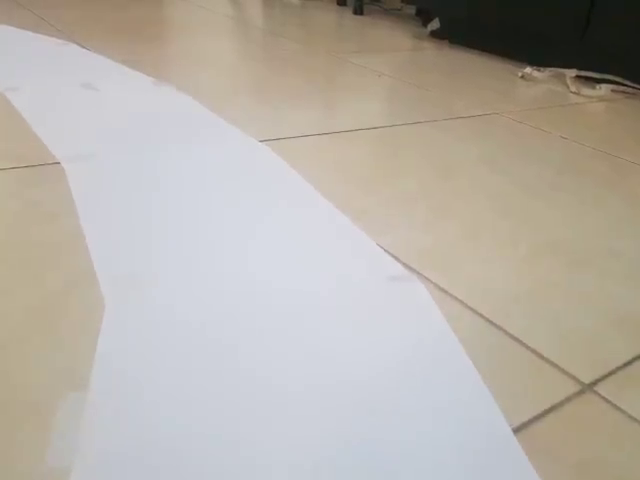
#> input picture frame 73 of Resources/Dataset.mp4, 640 x 480 px
$ python LaneDetector.py
#> lines starting #> are read from the running program, lines starting #| are printed output that depends on the picture; after the words box and inside, x2 and y2 are one past the last pixel; in counts of white or black regions, pixels touching at a corner belong together
### Utilis/ColorDetector.py
import cv2
import numpy as np


def DetectLaneColor(Frame):

    FrameHSV = cv2.cvtColor(Frame, cv2.COLOR_BGR2HSV)
    LowerWhite = np.array([0, 0, 125])
    UpperWhite = np.array([172, 111, 255])

    Mask = cv2.inRange(FrameHSV, LowerWhite, UpperWhite)

    return Mask

### Utilis/TrackBars.py
import cv2
import numpy as np

def Nothing(x):
    pass


def InitializeEditor(initialTrackbarValues, widthTarget = 480, heightTarget = 240):

    cv2.namedWindow("Editor")
    cv2.resizeWindow("Editor", 360, 240)

    cv2.createTrackbar("Width Top", "Editor", initialTrackbarValues[0], widthTarget//2, Nothing)
    cv2.createTrackbar("Height Top", "Editor", initialTrackbarValues[1], heightTarget, Nothing)
    cv2.createTrackbar("Width Bottom", "Editor", initialTrackbarValues[2], widthTarget//2, Nothing)
    cv2.createTrackbar("Height Bottom", "Editor", initialTrackbarValues[3], heightTarget, Nothing)


def InitialEditorVals(widthTarget = 480, heightTarget = 240):

    widthTop = cv2.getTrackbarPos("Width Top", "Editor")
    widthBottom = cv2.getTrackbarPos("Width Bottom", "Editor")
    heightTop = cv2.getTrackbarPos("Height Top", "Editor")
    heightBottom = cv2.getTrackbarPos("Height Bottom", "Editor")

    Points = np.float32([(widthTop, heightTop), (widthTarget-widthTop, heightTop), (widthBottom, heightBottom),
                         (widthTarget-widthBottom, heightBottom)])

    return Points


# [7 lines left out: function DrawPoints, not called in this run]

### LaneDetector.py
import cv2
import numpy as np
from Utilis import ColorDetector as CD
from Utilis import FrameWarp as FW
from Utilis import TrackBars as T
from Utilis import FindCurve as FC
from Utilis import StackingSimulation as SS


###################### Warp Initialization #####################
EditorValues = [102, 80, 20, 214]
T.InitializeEditor(EditorValues)
################################################################

avgVal = 10
CurveList = []


def Getlane(Frame, Display = False):

    FrameCopy = Frame.copy()
    imgResult = Frame.copy()
    Lane = CD.DetectLaneColor(Frame)

    Height, Width, Channels = Frame.shape
    Points = T.InitialEditorVals()

    WarpedLane = FW.Warp(Lane, Points, Height, Width)
    WarpingPoints = T.DrawPoints(FrameCopy, Points)

    CenterPoint, HistoFrame = FC.GetHistogram(WarpedLane, Display=True, Ratio=0.5, Region=4)
    CurveAveragePoint, HistoFrame = FC.GetHistogram(WarpedLane, Display=True, Ratio=0.9)
    Curve = CurveAveragePoint - CenterPoint

    CurveList.append(Curve)

    if len(CurveList) > avgVal:

        CurveList.pop(0)

    Curve = int(sum(CurveList) / len(CurveList))

    if Display != 0:
        imgInvWarp = FW.Warp(WarpedLane, Points, Height, Width, inverse=True)
        imgInvWarp = cv2.cvtColor(imgInvWarp, cv2.COLOR_GRAY2BGR)
        imgInvWarp[0:Height // 3, 0:Width] = 0, 0, 0
        imgLaneColor = np.zeros_like(Frame)
        imgLaneColor[:] = 0, 255, 0
        imgLaneColor = cv2.bitwise_and(imgInvWarp, imgLaneColor)
        imgResult = cv2.addWeighted(imgResult, 1, imgLaneColor, 1, 0)
        midY = 450
        cv2.putText(imgResult, str(Curve), (Width // 2 - 80, 85), cv2.FONT_HERSHEY_COMPLEX, 2, (255, 0, 255), 3)
        cv2.line(imgResult, (Width // 2, midY), (Width // 2 + (Curve * 3), midY), (255, 0, 255), 5)
        cv2.line(imgResult, ((Width // 2 + (Curve * 3)), midY - 25), (Width // 2 + (Curve * 3), midY + 25), (0, 255, 0), 5)
        for x in range(-30, 30):
            w = Width // 20
            cv2.line(imgResult, (w * x + int(Curve // 50), midY - 10),
                     (w * x + int(Curve // 50), midY + 10), (0, 0, 255), 2)
        #fps = cv2.getTickFrequency() / (cv2.getTickCount() - timer);
        #cv2.putText(imgResult, 'FPS ' + str(int(fps)), (20, 40), cv2.FONT_HERSHEY_SIMPLEX, 1, (230, 50, 50), 3);
    if Display == True:
        VideoStacked = SS.stack(0.5, ([Frame, WarpingPoints, WarpedLane],
                                             [HistoFrame, imgLaneColor, imgResult]))
        cv2.imshow('Simulation', VideoStacked)


    Curve = Curve / 100

    if Curve > 1:
        Curve = 1

    elif Curve < -1:
        Curve = -1

    return Curve

if __name__ == '__main__':

    Capture = cv2.VideoCapture('/home/pi/Desktop/ARG-Robot/Resources/Dataset.mp4')

    FrameCounter = 0

    while True:

        FrameCounter +=1

        if Capture.get(cv2.CAP_PROP_FRAME_COUNT) == FrameCounter:  # To repeat video looping.

            Capture.set(cv2.CAP_PROP_POS_FRAMES, 0)
            FrameCounter = 0

        success, Frame = Capture.read()
#> Frame is the input picture: shape (480, 640, 3); mean B, G, R 167.4, 175.7, 181.8
        Frame = cv2.resize(Frame, (480, 240))
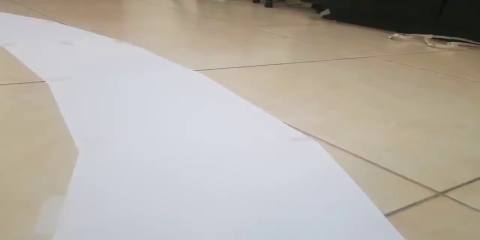
#> Frame: shape (240, 480, 3); mean B, G, R 167.4, 175.7, 181.9
        Curve = Getlane(Frame, Display= True)
#> in DetectLaneColor, `FrameHSV = cv2.cvtColor(Frame, cv2.COLOR_BGR2HSV)`: FrameHSV: shape (240, 480, 3); mean H, S, V 60.4, 35.7, 186.3
#> in DetectLaneColor, `Mask = cv2.inRange(FrameHSV, LowerWhite, UpperWhite)`:
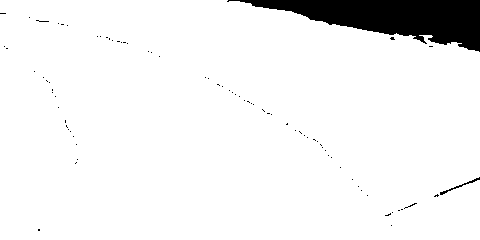
#> Mask: shape (240, 480); 94.1% white; 80 black regions (78 under 20 px), largest, box (x1, y1, x2, y2) and area: (227, 0, 480, 52) 6571, (440, 177, 480, 195) 86
#> (the run stopped early here; a loop or call above may not have finished)

$ run again, starting later in the video
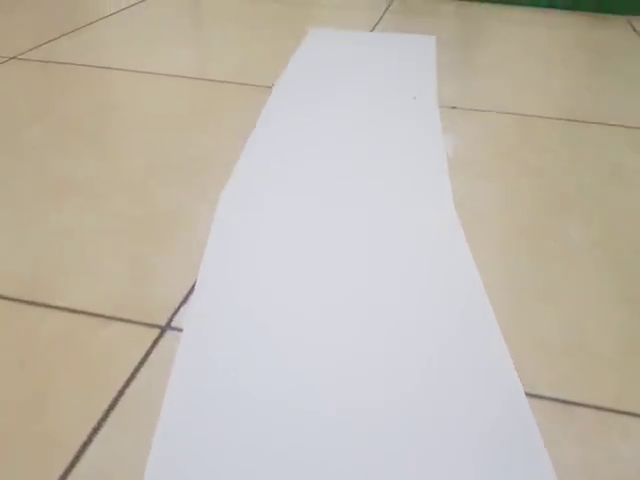
#> input picture frame 586 of Resources/Dataset.mp4, 640 x 480 px
#> Frame is the input picture: shape (480, 640, 3); mean B, G, R 174.5, 185.8, 192.9
#> `Frame = cv2.resize(Frame, (480, 240))`:
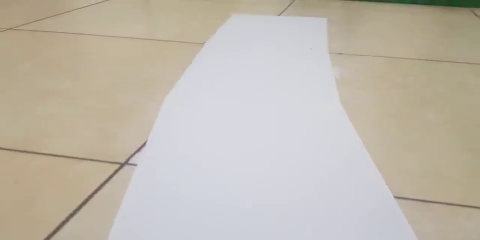
#> Frame: shape (240, 480, 3); mean B, G, R 174.5, 185.8, 193
#> FrameHSV: shape (240, 480, 3); mean H, S, V 58.2, 34.5, 196.3
#> in DetectLaneColor, `Mask = cv2.inRange(FrameHSV, LowerWhite, UpperWhite)`:
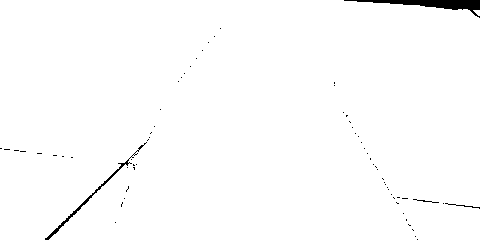
#> Mask: shape (240, 480); 98.9% white; 67 black regions (63 under 20 px), largest, box (x1, y1, x2, y2) and area: (344, 0, 480, 18) 769, (45, 142, 147, 240) 330, (445, 203, 480, 209) 38, (413, 199, 439, 203) 28
